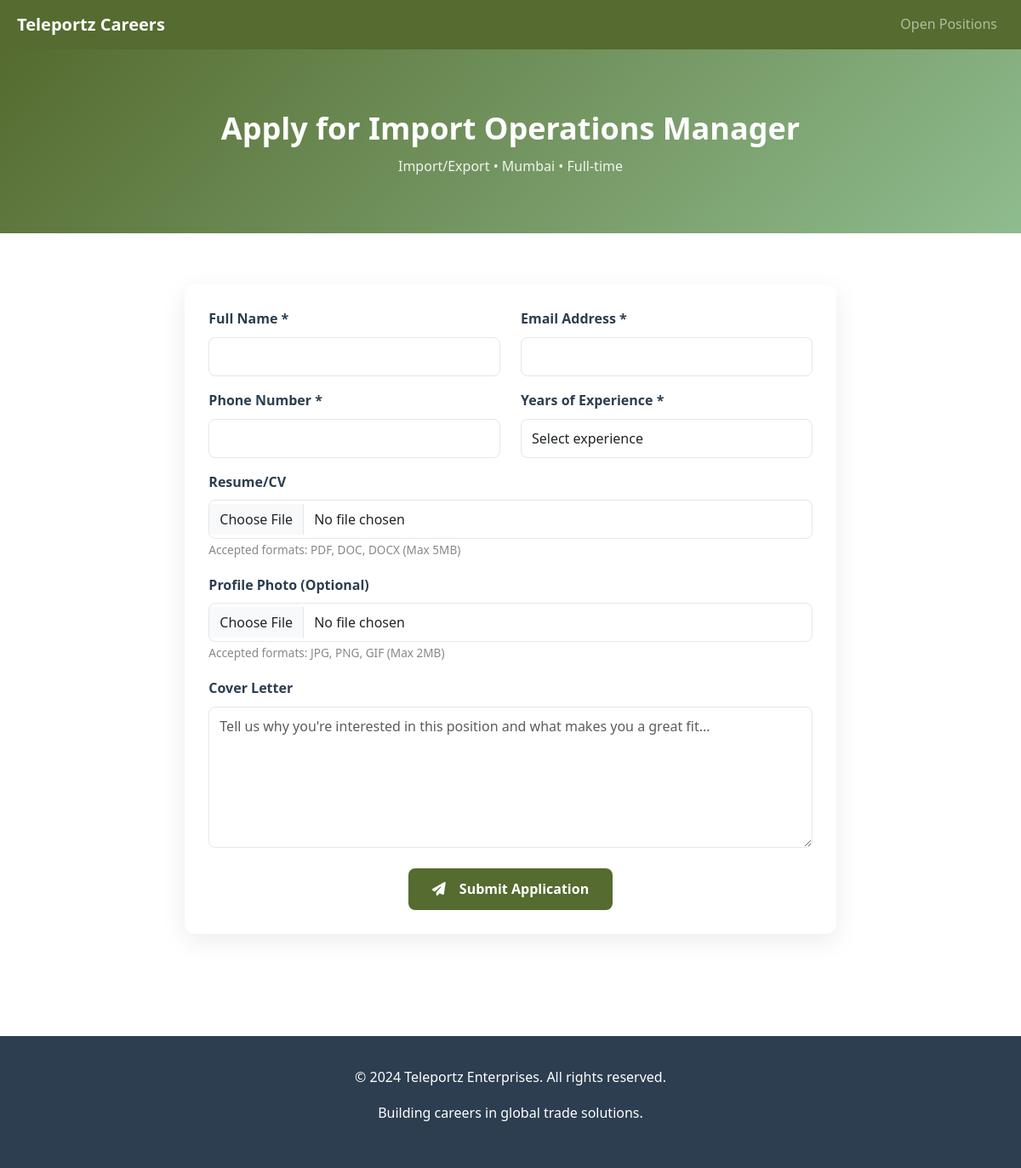
/job/2/apply, run on the app's committed database.
### career/models.py (models this page shows)
class Job(db.Model):
    id = db.Column(db.Integer, primary_key=True)
    title = db.Column(db.String(200), nullable=False)
    department = db.Column(db.String(100), nullable=False)
    location = db.Column(db.String(100), nullable=False)
    type = db.Column(db.String(50), nullable=False)
    experience = db.Column(db.String(100), nullable=False)
    salary_range = db.Column(db.String(100))
    description = db.Column(db.Text, nullable=False)
    requirements = db.Column(db.Text, nullable=False)
    benefits = db.Column(db.Text)
    is_active = db.Column(db.Boolean, default=True)
    created_at = db.Column(db.DateTime, default=datetime.utcnow)

### career/routes.py (the view, shortened to what this page needs)
@career_bp.route('/job/<int:job_id>/apply', methods=['GET', 'POST'])
def apply_job(job_id):
    job = Job.query.get_or_404(job_id)
    if not job.is_active:
        flash('This job posting is no longer available.', 'info')
        return redirect(url_for('career.careers'))
    return render_template('career/apply_job.html', job=job)

### career/templates/career/apply_job.html (shortened to what this page needs)
{% extends "base.html" %}
{% block content %}
<section class="apply-hero">
    <div class="container container-main">
        <div class="row">
            <div class="col-lg-8 mx-auto text-center">
                <h1 class="job-title">Apply for {{ job.title }}</h1>
                <p>{{ job.department }} • {{ job.location }} • {{ job.type }}</p>
            </div>
        </div>
    </div>
</section>
<section class="application-form">
    <div class="container container-main">
        <div class="row">
            <div class="col-lg-8 mx-auto">
                <div class="form-card">
                    <form method="POST" enctype="multipart/form-data">
                        <div class="row">
                            <div class="col-md-6 mb-3">
                                <label for="name" class="form-label">Full Name *</label>
                                <input type="text" class="form-control form-control-custom" id="name" name="name" required>
                            </div>
                            <div class="col-md-6 mb-3">
                                <label for="email" class="form-label">Email Address *</label>
                                <input type="email" class="form-control form-control-custom" id="email" name="email" required>
                            </div>
                        </div>
                        <div class="row">
                            <div class="col-md-6 mb-3">
                                <label for="phone" class="form-label">Phone Number *</label>
                                <input type="tel" class="form-control form-control-custom" id="phone" name="phone" required>
                            </div>
                            <div class="col-md-6 mb-3">
                                <label for="experience_years" class="form-label">Years of Experience *</label>
                                <select class="form-control form-control-custom" id="experience_years" name="experience_years" required>
                                    <option value="">Select experience</option>
                                </select>
                            </div>
                        </div>
                        <div class="mb-3">
                            <label for="resume" class="form-label">Resume/CV</label>
                            <input type="file" class="form-control form-control-custom" id="resume" name="resume" accept=".pdf,.doc,.docx">
                            <small class="form-text text-muted-small">Accepted formats: PDF, DOC, DOCX (Max 5MB)</small>
                        </div>
                        <div class="mb-3">
                            <label for="photo" class="form-label">Profile Photo (Optional)</label>
                            <input type="file" class="form-control form-control-custom" id="photo" name="photo" accept="image/*">
                            <small class="form-text text-muted-small">Accepted formats: JPG, PNG, GIF (Max 2MB)</small>
                        </div>
                        <div class="mb-4">
                            <label for="cover_letter" class="form-label">Cover Letter</label>
                            <textarea class="form-control form-control-custom" id="cover_letter" name="cover_letter" rows="6"
                                      placeholder="Tell us why you're interested in this position and what makes you a great fit..."></textarea>
                        </div>
                        <div class="text-center">
                            <button type="submit" class="btn-cta">
                                <i class="fa-solid fa-paper-plane me-2"></i>Submit Application
                            </button>
                        </div>
                    </form>
                </div>
            </div>
        </div>
    </div>
</section>
{% endblock %}

### career/static/css/careers.css (style rules this page uses)
.job-title { font-size: 1.4rem; font-weight: 700; color: #2c3e50; margin: 0 0 8px 0; line-height: 1.3; transition: color 0.3s ease; }
.container-main { max-width: 1200px; margin: 0 auto; padding: 0 20px; }
.apply-hero { background: linear-gradient(135deg, #556b2f 0%, #8fbc8f 100%); padding: 70px 0 50px; color: #fff; text-align: center; }
.apply-hero .job-title { font-size: 2.25rem; margin-bottom: 8px; }
.apply-hero p { color: rgba(255,255,255,0.9); font-size: 1rem; }
.application-form { padding: 60px 0; }
.form-card { background: white; border-radius: 12px; padding: 28px; box-shadow: 0 8px 30px rgba(0,0,0,0.08); }
.form-card .form-label { font-weight: 600; color: #2c3e50; }
.form-control-custom { border-radius: 8px; border: 1px solid #e6e6e6; padding: 10px 12px; }
.text-muted-small { font-size: 0.85rem; color: #888; }
.btn-cta { background: #556b2f; color: #fff; padding: 12px 28px; border-radius: 8px; border: none; font-weight: 700; text-decoration: none; display: inline-flex; align-items: center; gap: 8px; }
.job-title { color: #fff; font-size: 2.5rem; margin-bottom: 12px; font-weight: 700; }

### career/templates/base.html (style rules this page uses)
body { font-family: 'Segoe UI', Tahoma, Geneva, Verdana, sans-serif; line-height: 1.6; color: #333; }
.container { max-width: 1200px; margin: 0 auto; padding: 0 20px; }
.text-center { text-align: center; }

### data on the page
Job: title "Import Operations Manager", department "Import/Export", location "Mumbai", type "Full-time"
